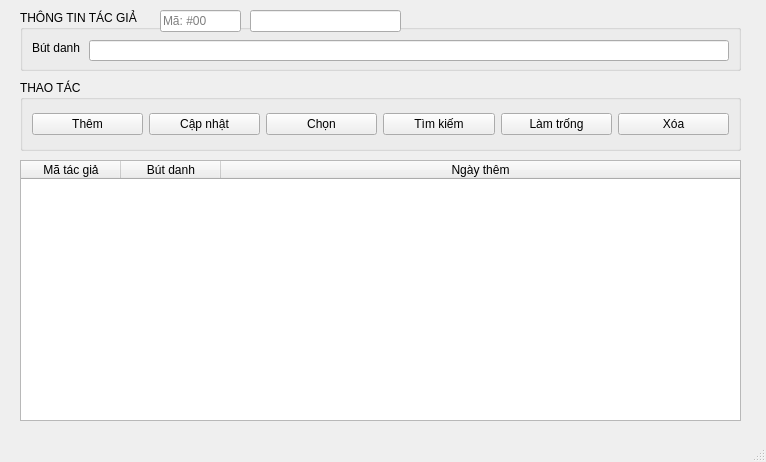
<?xml version="1.0" encoding="UTF-8"?>
<ui version="4.0">
 <class>ql_tacgiaWindow</class>
 <widget class="QMainWindow" name="ql_tacgiaWindow">
  <property name="geometry">
   <rect>
    <x>0</x>
    <y>0</y>
    <width>766</width>
    <height>462</height>
   </rect>
  </property>
  <property name="windowTitle">
   <string>Quản lý tác giả</string>
  </property>
  <property name="windowIcon">
   <iconset>
    <normaloff>C:/Users/nguye/OneDrive/Hình ảnh/donga.jpg</normaloff>C:/Users/nguye/OneDrive/Hình ảnh/donga.jpg</iconset>
  </property>
  <widget class="QWidget" name="centralwidget">
   <widget class="QGroupBox" name="groupBox">
    <property name="geometry">
     <rect>
      <x>20</x>
      <y>10</y>
      <width>721</width>
      <height>61</height>
     </rect>
    </property>
    <property name="title">
     <string>THÔNG TIN TÁC GIẢ</string>
    </property>
    <widget class="QLabel" name="label">
     <property name="geometry">
      <rect>
       <x>12</x>
       <y>30</y>
       <width>50</width>
       <height>16</height>
      </rect>
     </property>
     <property name="text">
      <string>Bút danh</string>
     </property>
    </widget>
    <widget class="QLineEdit" name="butDanh_lineEdit">
     <property name="geometry">
      <rect>
       <x>69</x>
       <y>30</y>
       <width>640</width>
       <height>21</height>
      </rect>
     </property>
    </widget>
    <widget class="QLineEdit" name="maRow">
     <property name="geometry">
      <rect>
       <x>140</x>
       <y>0</y>
       <width>81</width>
       <height>22</height>
      </rect>
     </property>
     <property name="styleSheet">
      <string notr="true"/>
     </property>
     <property name="text">
      <string/>
     </property>
     <property name="readOnly">
      <bool>true</bool>
     </property>
     <property name="placeholderText">
      <string>Mã: #00</string>
     </property>
    </widget>
    <widget class="QLineEdit" name="soLuongRow">
     <property name="geometry">
      <rect>
       <x>230</x>
       <y>0</y>
       <width>151</width>
       <height>22</height>
      </rect>
     </property>
     <property name="styleSheet">
      <string notr="true"/>
     </property>
     <property name="text">
      <string/>
     </property>
     <property name="readOnly">
      <bool>true</bool>
     </property>
     <property name="placeholderText">
      <string/>
     </property>
    </widget>
   </widget>
   <widget class="QGroupBox" name="groupBox_2">
    <property name="geometry">
     <rect>
      <x>20</x>
      <y>80</y>
      <width>721</width>
      <height>71</height>
     </rect>
    </property>
    <property name="title">
     <string>THAO TÁC</string>
    </property>
    <layout class="QGridLayout" name="gridLayout_2">
     <item row="0" column="0">
      <widget class="QPushButton" name="them_pushButton">
       <property name="text">
        <string>Thêm</string>
       </property>
       <property name="icon">
        <iconset>
         <normaloff>icon/add_circle_24dp_FILL0_wght400_GRAD0_opsz24.svg</normaloff>icon/add_circle_24dp_FILL0_wght400_GRAD0_opsz24.svg</iconset>
       </property>
      </widget>
     </item>
     <item row="0" column="1">
      <widget class="QPushButton" name="capNhat_pushButton">
       <property name="text">
        <string>Cập nhật</string>
       </property>
       <property name="icon">
        <iconset>
         <normaloff>icon/sync_24dp_FILL0_wght400_GRAD0_opsz24.svg</normaloff>icon/sync_24dp_FILL0_wght400_GRAD0_opsz24.svg</iconset>
       </property>
      </widget>
     </item>
     <item row="0" column="2">
      <widget class="QPushButton" name="chon_pushButton">
       <property name="text">
        <string>Chọn</string>
       </property>
       <property name="icon">
        <iconset>
         <normaloff>icon/check_box_24dp_FILL0_wght400_GRAD0_opsz24.svg</normaloff>icon/check_box_24dp_FILL0_wght400_GRAD0_opsz24.svg</iconset>
       </property>
      </widget>
     </item>
     <item row="0" column="3">
      <widget class="QPushButton" name="timKiem_pushButton">
       <property name="text">
        <string>Tìm kiếm</string>
       </property>
       <property name="icon">
        <iconset>
         <normaloff>icon/search_24dp_FILL0_wght400_GRAD0_opsz24.svg</normaloff>icon/search_24dp_FILL0_wght400_GRAD0_opsz24.svg</iconset>
       </property>
      </widget>
     </item>
     <item row="0" column="4">
      <widget class="QPushButton" name="clear_pushButton">
       <property name="text">
        <string>Làm trống</string>
       </property>
       <property name="icon">
        <iconset>
         <normaloff>icon/backspace_24dp_FILL0_wght400_GRAD0_opsz24.svg</normaloff>icon/backspace_24dp_FILL0_wght400_GRAD0_opsz24.svg</iconset>
       </property>
      </widget>
     </item>
     <item row="0" column="5">
      <widget class="QPushButton" name="xoa_pushButton">
       <property name="text">
        <string>Xóa</string>
       </property>
       <property name="icon">
        <iconset>
         <normaloff>icon/delete_24dp_FILL0_wght400_GRAD0_opsz24.svg</normaloff>icon/delete_24dp_FILL0_wght400_GRAD0_opsz24.svg</iconset>
       </property>
      </widget>
     </item>
    </layout>
   </widget>
   <widget class="QTableWidget" name="tableWidget">
    <property name="geometry">
     <rect>
      <x>20</x>
      <y>160</y>
      <width>721</width>
      <height>261</height>
     </rect>
    </property>
    <property name="focusPolicy">
     <enum>Qt::NoFocus</enum>
    </property>
    <property name="showGrid">
     <bool>false</bool>
    </property>
    <attribute name="horizontalHeaderStretchLastSection">
     <bool>true</bool>
    </attribute>
    <attribute name="verticalHeaderVisible">
     <bool>false</bool>
    </attribute>
    <column>
     <property name="text">
      <string>Mã tác giả</string>
     </property>
    </column>
    <column>
     <property name="text">
      <string>Bút danh</string>
     </property>
    </column>
    <column>
     <property name="text">
      <string>Ngày thêm</string>
     </property>
    </column>
   </widget>
  </widget>
  <widget class="QMenuBar" name="menubar">
   <property name="geometry">
    <rect>
     <x>0</x>
     <y>0</y>
     <width>766</width>
     <height>21</height>
    </rect>
   </property>
  </widget>
  <widget class="QStatusBar" name="statusbar"/>
 </widget>
 <resources/>
 <connections/>
</ui>
